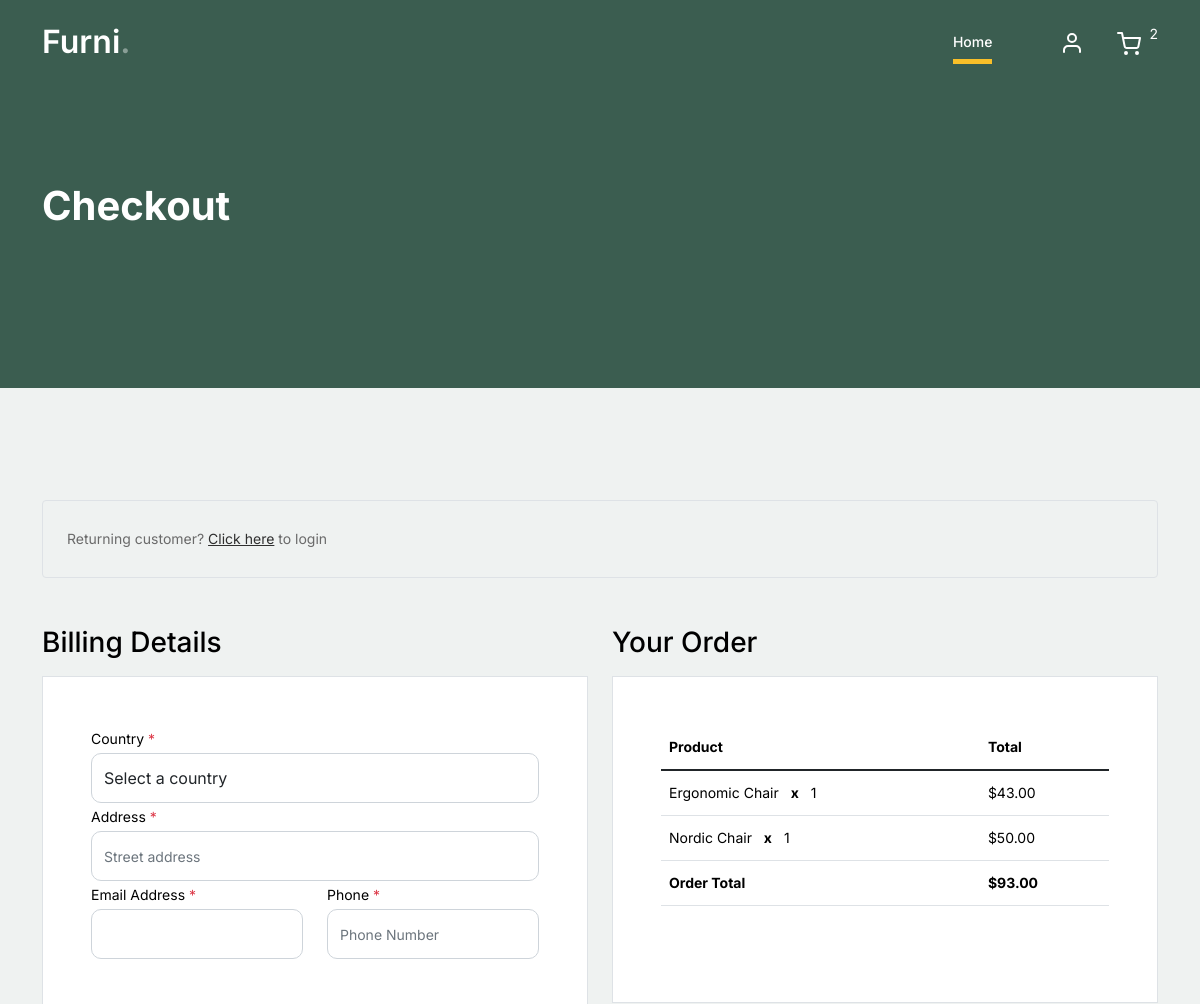
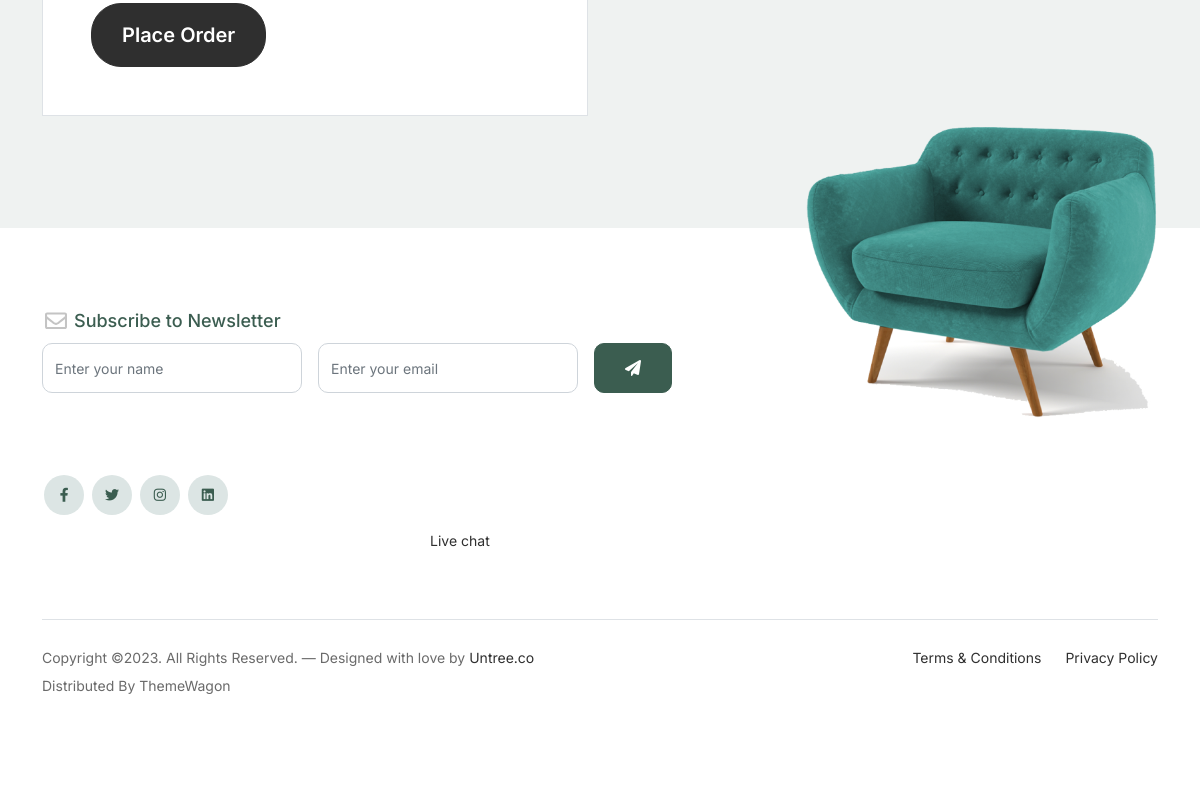
Screenshot of /checkout/ (signed in) with the database file from the repository (2 pictures, top to bottom).
### base/models.py (models this page shows)
class Order(models.Model):
  customer = models.ForeignKey(Customer, on_delete=models.SET_NULL, null=True)
  transactionId = models.IntegerField(null=True, blank=True)
  date_added = models.DateTimeField(auto_now_add=True)
  complete = models.BooleanField(default=False)
  @property
  def shipping(self):
    items = self.orderitem_set.all()
    for item in items:
      shipping = None
      if item.product.digital == False:
        shipping = True
    return shipping
  def get_cart_total(self):
    total = 0
    items = self.orderitem_set.all()
    for item in items:
      total += item.get_item_total()
    return total
  def get_cart_items(self):
    total = 0
    items = self.orderitem_set.all()
    for item in items:
      total += item.quantity
    return total

class OrderItem(models.Model):
  order = models.ForeignKey(Order, on_delete=models.SET_NULL, null=True)
  product = models.ForeignKey(Product, on_delete=models.SET_NULL, null=True)
  quantity = models.IntegerField(default=0)
  shipping = models.BooleanField(default=False, null=True, blank=True)
  def get_item_total(self):
    total = self.quantity * self.product.price
    return total

class Product(models.Model):
  name = models.CharField(max_length=150, null=True, blank=True)
  price = models.DecimalField(decimal_places=2, max_digits=7, default=0)
  image = models.ImageField(null=True, blank=True)
  digital = models.BooleanField(default=False, blank=True, null=True)

### base/views.py (the view)
# urls.py: path('checkout/', checkout, name='checkout'),
def checkout(request):
  customer = Customer.objects.get(user=request.user)
  order, created = Order.objects.get_or_create(customer=customer)
  items = order.orderitem_set.all()
  context = {
    'items': items,
    'order': order,
  }
  return render(request, 'base/checkout.html', context)

### base/templates/base/checkout.html (shortened to what this page needs)
{% extends 'base/base.html' %}
{% block content %}
	<div class="hero">
		<div class="container">
			<div class="row justify-content-between">
				<div class="col-lg-5">
					<div class="intro-excerpt">
						<h1>Checkout</h1>
					</div>
				</div>
				<div class="col-lg-7">
				</div>
			</div>
		</div>
	</div>
	<div class="untree_co-section">
		<div class="container">
			<div class="row mb-5">
				<div class="col-md-12">
					<div class="border p-4 rounded" role="alert">
						Returning customer? <a href="#">Click here</a> to login
					</div>
				</div>
			</div>
			<form method="POST">{% csrf_token %}
				<div class="row">
					<div class="col-md-6 mb-5 mb-md-0">
						<h2 class="h3 mb-3 text-black">Billing Details</h2>
						<div class="p-3 p-lg-5 border bg-white">
							<div class="form-group">
								<label for="c_country" class="text-black">Country <span class="text-danger">*</span></label>
								<select id="c_country" class="form-control">
									<option value="1">Select a country</option>
								</select>
							</div>
							<div class="form-group row">
								<div class="col-md-12">
									<label for="c_address" class="text-black">Address <span class="text-danger">*</span></label>
									<input type="text" class="form-control" id="c_address" name="c_address" placeholder="Street address">
								</div>
							</div>
							<div class="form-group row mb-5">
								<div class="col-md-6">
									<label for="c_email_address" class="text-black">Email Address <span class="text-danger">*</span></label>
									<input type="text" class="form-control" id="c_email_address" name="c_email_address">
								</div>
								<div class="col-md-6">
									<label for="c_phone" class="text-black">Phone <span class="text-danger">*</span></label>
									<input type="text" class="form-control" id="c_phone" name="c_phone" placeholder="Phone Number">
								</div>
							</div>
							<div class="form-group">
								<button class="btn btn-black btn-lg py-3 btn-block form-submit" type="submit">Place Order</button>
							</div>
						</div>
					</div>
					<div class="col-md-6">
						<div class="row mb-5">
							<div class="col-md-12">
								<h2 class="h3 mb-3 text-black">Your Order</h2>
								<div class="p-3 p-lg-5 border bg-white">
									<table class="table site-block-order-table mb-5">
										<thead>
											<th>Product</th>
											<th>Total</th>
										</thead>
										<tbody>
										{% for item in items %}
											<tr>
												<td>{{item.product.name}} <strong class="mx-2">x</strong> {{item.quantity}}</td>
												<td>${{item.product.price}}</td>
											</tr>
										{% endfor %}
											<tr>
												<td class="text-black font-weight-bold"><strong>Order Total</strong></td>
												<td class="text-black font-weight-bold"><strong>${{order.get_cart_total}}</strong></td>
											</tr>
										</tbody>
									</table>
								</div>
							</div>
						</div>
					</div>
					</div>
				</div>
		</div>
{% endblock %}

### base/templates/base/base.html (shortened to what this page needs)
<!doctype html>
{% load static %}
<html lang="en">
<head>
  <link href="{% static 'css/bootstrap.min.css' %}" rel="stylesheet">
  <link href="https://cdnjs.cloudflare.com/ajax/libs/font-awesome/6.0.0-beta3/css/all.min.css" rel="stylesheet">
  <link href="{% static 'css/tiny-slider.css' %}" rel="stylesheet">
  <link href="{% static 'css/style.css' %}" rel="stylesheet">
</head>
<body>
  <nav class="custom-navbar navbar navbar navbar-expand-md navbar-dark bg-dark" arial-label="Furni navigation bar">
    <div class="container">
      <a class="navbar-brand" href="{% url 'home' %}">Furni<span>.</span></a>
      <div class="collapse navbar-collapse" id="navbarsFurni">
        <ul class="custom-navbar-nav navbar-nav ms-auto mb-2 mb-md-0">
          <li class="nav-item active">
            <a class="nav-link" href="{% url 'home' %}">Home</a>
          </li>
        </ul>
        <ul class="custom-navbar-cta navbar-nav mb-2 mb-md-0 ms-5">
          <li><a class="nav-link" href="#"><img src="{% static 'images/user.svg' %}"></a></li>
          <li><a class="nav-link" href="{% url 'cart' %}"><img src="{% static 'images/cart.svg' %}"></a></li>
          <span class="cart-items" style="color: white;">{{ order.get_cart_items }}</span>
        </ul>
      </div>
    </div>
  </nav>
  {% block content %}
  {% endblock %}
  <footer class="footer-section">
    <div class="container relative">
      <div class="sofa-img">
        <img src="{% static 'images/sofa.png' %}" alt="Image" class="img-fluid">
      </div>
      <div class="row">
        <div class="col-lg-8">
          <div class="subscription-form">
            <h3 class="d-flex align-items-center"><span class="me-1"><img src="{% static 'images/envelope-outline.svg' %}" alt="Image" class="img-fluid"></span><span>Subscribe to Newsletter</span></h3>
            <form action="#" class="row g-3">
              <div class="col-auto">
                <input type="text" class="form-control" placeholder="Enter your name">
              </div>
              <div class="col-auto">
                <input type="email" class="form-control" placeholder="Enter your email">
              </div>
              <div class="col-auto">
                <button class="btn btn-primary">
                  <span class="fa fa-paper-plane"></span>
                </button>
              </div>
            </form>
          </div>
        </div>
      </div>
      <div class="row g-5 mb-5">
        <div class="col-lg-4">
          <ul class="list-unstyled custom-social">
            <li><a href="#"><span class="fa fa-brands fa-facebook-f"></span></a></li>
            <li><a href="#"><span class="fa fa-brands fa-twitter"></span></a></li>
            <li><a href="#"><span class="fa fa-brands fa-instagram"></span></a></li>
            <li><a href="#"><span class="fa fa-brands fa-linkedin"></span></a></li>
          </ul>
        </div>
        <div class="col-lg-8">
          <div class="row links-wrap">
            <div class="col-6 col-sm-6 col-md-3">
              <ul class="list-unstyled">
                <li><a href="#">Live chat</a></li>
              </ul>
            </div>
          </div>
        </div>
      </div>
      <div class="border-top copyright">
        <div class="row pt-4">
          <div class="col-lg-6">
            <p class="mb-2 text-center text-lg-start">Copyright &copy;. All Rights Reserved. &mdash; Designed with love by <a href="https://untree.co">Untree.co</a> Distributed By <a hreff="https://themewagon.com">ThemeWagon</a>
          </p>
          </div>
          <div class="col-lg-6 text-center text-lg-end">
            <ul class="list-unstyled d-inline-flex ms-auto">
              <li class="me-4"><a href="#">Terms &amp; Conditions</a></li>
              <li><a href="#">Privacy Policy</a></li>
            </ul>
          </div>
        </div>
      </div>
    </div>
  </footer>
</body>
</html>

### static/css/style.css (style rules this page uses)
body { overflow-x: hidden; position: relative; }
body { font-family: "Inter", sans-serif; font-weight: 400; line-height: 28px; color: #6a6a6a; font-size: 14px; background-color: #eff2f1; }
a { text-decoration: none; -webkit-transition: .3s all ease; -o-transition: .3s all ease; transition: .3s all ease; color: #2f2f2f; text-decoration: underline; }
.custom-navbar { background: #3b5d50 !important; padding-top: 20px; padding-bottom: 20px; }
.custom-navbar .navbar-brand { font-size: 32px; font-weight: 600; }
.custom-navbar .navbar-brand > span { opacity: .4; }
@media (min-width: 992px) { .custom-navbar .custom-navbar-nav li { margin-left: 15px; margin-right: 15px; } }
.custom-navbar .custom-navbar-nav li a { font-weight: 500; color: #ffffff !important; opacity: .5; -webkit-transition: .3s all ease; -o-transition: .3s all ease; transition: .3s all ease; position: relative; }
@media (min-width: 768px) { .custom-navbar .custom-navbar-nav li a:before { content: ""; position: absolute; bottom: 0; left: 8px; right: 8px; background: #f9bf29; height: 5px; opacity: 1; visibility: visible; width: 0; -webkit-transition: .15s all ease-out; -o-transition: .15s all ease-out; transition: .15s all ease-out; } }
.custom-navbar .custom-navbar-nav li.active a { opacity: 1; }
.custom-navbar .custom-navbar-nav li.active a:before { width: calc(100% - 16px); }
.custom-navbar .custom-navbar-cta { margin-left: 0 !important; -webkit-box-orient: horizontal; -webkit-box-direction: normal; -ms-flex-direction: row; flex-direction: row; }
@media (min-width: 768px) { .custom-navbar .custom-navbar-cta { margin-left: 40px !important; } }
.custom-navbar .custom-navbar-cta li { margin-left: 0px; margin-right: 0px; }
.custom-navbar .custom-navbar-cta li:first-child { margin-right: 20px; }
.hero { background: #3b5d50; padding: calc(4rem - 30px) 0 0rem 0; }
@media (min-width: 768px) { .hero { padding: calc(4rem - 30px) 0 4rem 0; } }
@media (min-width: 992px) { .hero { padding: calc(8rem - 30px) 0 8rem 0; } }
.hero .intro-excerpt { position: relative; z-index: 4; }
@media (min-width: 992px) { .hero .intro-excerpt { max-width: 450px; } }
.hero h1 { font-weight: 700; color: #ffffff; margin-bottom: 30px; }
.btn { font-weight: 600; padding: 12px 30px; border-radius: 30px; color: #ffffff; background: #2f2f2f; border-color: #2f2f2f; }
.btn.btn-primary { background: #3b5d50; border-color: #3b5d50; }
.footer-section { padding: 80px 0; background: #ffffff; }
.footer-section .relative { position: relative; }
.footer-section a { text-decoration: none; color: #2f2f2f; -webkit-transition: .3s all ease; -o-transition: .3s all ease; transition: .3s all ease; }
.footer-section .subscription-form { margin-bottom: 40px; position: relative; z-index: 2; margin-top: 100px; }
@media (min-width: 992px) { .footer-section .subscription-form { margin-top: 0px; margin-bottom: 80px; } }
.footer-section .subscription-form h3 { font-size: 18px; font-weight: 500; color: #3b5d50; }
.footer-section .subscription-form .form-control { height: 50px; border-radius: 10px; font-family: "Inter", sans-serif; }
.footer-section .subscription-form .btn { border-radius: 10px !important; }
.footer-section .sofa-img { position: absolute; top: -200px; z-index: 1; right: 0; }
.footer-section .sofa-img img { max-width: 380px; }
.footer-section .links-wrap { margin-top: 0px; }
@media (min-width: 992px) { .footer-section .links-wrap { margin-top: 54px; } }
.footer-section .links-wrap ul li { margin-bottom: 10px; }
.footer-section .custom-social li { margin: 2px; display: inline-block; }
.footer-section .custom-social li a { width: 40px; height: 40px; text-align: center; line-height: 40px; display: inline-block; background: #dce5e4; color: #3b5d50; border-radius: 50%; }
.footer-section .border-top { border-color: #dce5e4; }
.footer-section .border-top.copyright { font-size: 14px !important; }
.untree_co-section { padding: 7rem 0; }
.form-control { height: 50px; border-radius: 10px; font-family: "Inter", sans-serif; }
.site-block-order-table th { border-top: none !important; border-bottom-width: 1px !important; }
.site-block-order-table td, .site-block-order-table th { color: #000000; }

### rows the page displays
Order: get_cart_items "2", get_cart_total "93.00"
OrderItem: product.name "Ergonomic Chair", quantity "1", product.price "43.00"
OrderItem: product.name "Nordic Chair", quantity "1", product.price "50.00"
